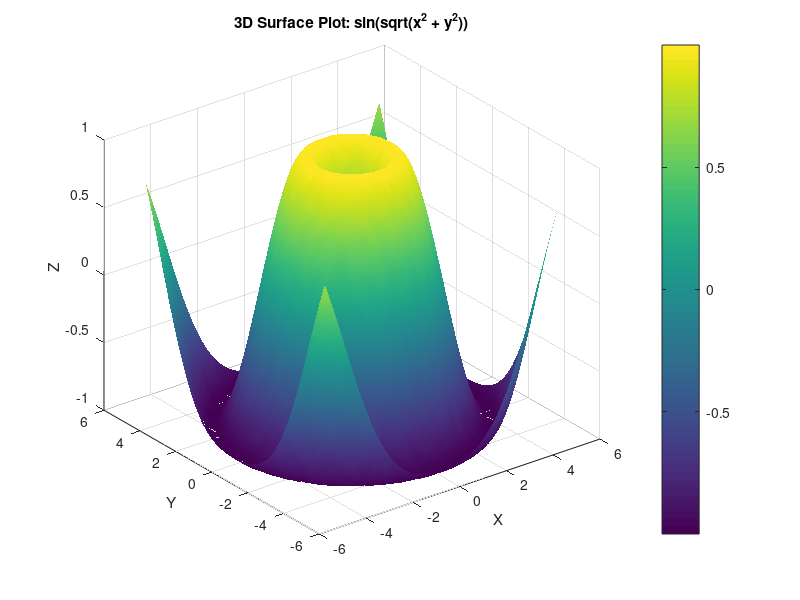

Reproduce this figure in MATLAB.
% Chapter 3: 3D Surface Plot

clc;
clear;

disp('--- 3D SURFACE PLOT DEMO ---');

[x, y] = meshgrid(-5:0.2:5, -5:0.2:5);
z = sin(sqrt(x.^2 + y.^2));

figure;
surf(x, y, z);

xlabel('X');
ylabel('Y');
zlabel('Z');
title('3D Surface Plot: sin(sqrt(x^2 + y^2))');

shading interp;
colorbar;
